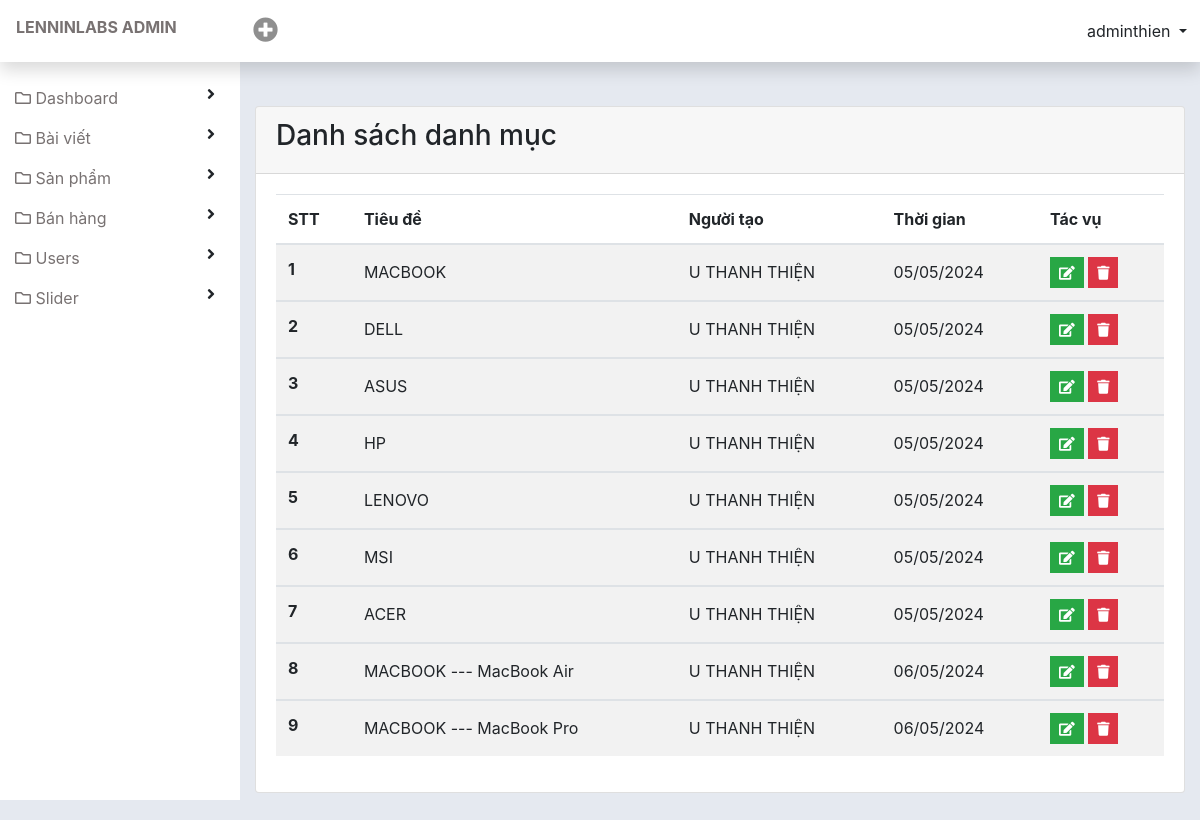
Page /admin/index.php?mod=product&controller=indexCategory (signed in) on the committed database.
### tables this page shows
CREATE TABLE IF NOT EXISTS `tbl_category` (
  `cat_id` int(11) NOT NULL AUTO_INCREMENT,
  `cat_title` varchar(255) NOT NULL,
  `cat_link` varchar(255) NOT NULL,
  `parent_id` int(11) NOT NULL,
  `level` int(11) NOT NULL,
  `creator` varchar(255) NOT NULL,
  `created_at` int(11) NOT NULL,
  `updated_at` int(11) NOT NULL,
  `update_user` varchar(50) NOT NULL,
  PRIMARY KEY (`cat_id`)
);

### admin/modules/product/controllers/indexCategoryController.php (called while the page is built, shortened)
<?php
function indexAction()
{
    $list_category = get_list_category();
    $data = array(
        'list_category' => $list_category,
    );
    load_view('indexCategory', $data);
}

### admin/core/router.php (called while the page is built, shortened)
<?php
$action_name = get_action() . 'Action';
call_function(array('construct', $action_name));

### admin/core/appload.php (called while the page is built, shortened)
<?php
require CONFIGPATH . DIRECTORY_SEPARATOR . 'database.php';
require LIBPATH . DIRECTORY_SEPARATOR . 'database.php';
require COREPATH . DIRECTORY_SEPARATOR . 'base.php';
require COREPATH . DIRECTORY_SEPARATOR . 'router.php';

### admin/index.php (called while the page is built, shortened)
<?php
require COREPATH.DIRECTORY_SEPARATOR.'appload.php';

### admin/libraries/database.php (called while the page is built, shortened)
<?php
function db_query($query_string)
{
    global $conn;
    $result = mysqli_query($conn, $query_string);
    return $result;
}
function db_fetch_array($query_string)
{
    $result = array();
    $mysqli_result = db_query($query_string);
    while ($row = mysqli_fetch_assoc($mysqli_result)) {
        $result[] = $row;
    }
    return $result;
}

### admin/modules/product/models/indexCategoryModel.php (called while the page is built, shortened)
<?php
function get_list_category()
{
    return db_fetch_array("select `cat_0`.`cat_id`, if(`cat_1`.`cat_title` is null, `cat_0`.`cat_title` ,concat(`cat_1`.`cat_title`,' --- ',`cat_0`.`cat_title`)) `cat_title`, `cat_0`.`parent_id`,`cat_0`.`creator`,`cat_0`.`created_at`
    from `tbl_category` cat_0
    LEFT JOIN `tbl_category` cat_1
    ON `cat_0`.`parent_id` = `cat_1`.`cat_id`");
}

### admin/modules/product/views/indexCategoryView.php (the view, shortened to what this page needs)
<div id="page-body" class="d-flex">
    <div id="wp-content">
        <div class="container-fluid py-5">
            <div class="card">
                <div class="card-header font-weight-bold">
                    <h3>Danh sách danh mục</h3>
                </div>
                <div class="card-body">
                    <?php
                    if (!empty($list_category)) {
                    ?>
                        <table class="table table-striped">
                            <thead>
                                <tr>
                                    <th scope="col">STT</th>
                                    <th scope="col">Tiêu đề</th>
                                    <th scope="col">Người tạo</th>
                                    <th scope="col">Thời gian</th>
                                    <th scope="col">Tác vụ</th>
                                </tr>
                            </thead>
                            <tbody>
                            <tbody>
                                <?php
                                $temp = 0;
                                foreach ($list_category as $item) {
                                    $temp++;
                                ?>
                                    <tr>
                                        <th scope="row"><?php echo $temp; ?></th>
                                        <td><?php echo $item['cat_title']; ?></td>
                                        <td><?php echo $item['creator']; ?></td>
                                        <td><?php if (!empty($item['created_at'])) echo date('d/m/Y', $item['created_at']); ?></td>
                                        <td>
                                            <a href="<?php echo "?mod=product&controller=indexCategory&action=update&cat_id={$item['cat_id']}"; ?>" class="btn btn-success btn-sm rounded-0 text-white" type="button" data-toggle="tooltip" data-placement="top" title="Edit"><i class="fa fa-edit"></i></a>
                                            <a href="<?php echo "?mod=product&controller=indexCategory&action=delete&cat_id={$item['cat_id']}"; ?>" class="btn btn-danger btn-sm rounded-0 text-white" type="button" data-toggle="tooltip" data-placement="top" title="Delete"><i class="fa fa-trash"></i></a>
                                        </td>
                                    </tr>
                            </tbody>
                        <?php
                                }
                        ?>
                        </table>
                    <?php
                    }
                    ?>
                </div>
            </div>
        </div>
    </div>
</div>
</div>

### admin/core/base.php (shortened to what this page needs)
<?php
function get_module()
{
    global $config;
    $module = isset($_GET['mod']) ? $_GET['mod'] : $config['default_module'];
    return $module;
}
function call_function($list_function = array()) {
    if (is_array($list_function)) {
        foreach ($list_function as $f) {
            if (is_string($f) && function_exists($f)) {
                $f();
            }
        }
    }
}
function load_view($name, $data_send = array())
{
    $path = MODULESPATH . DIRECTORY_SEPARATOR . get_module() . DIRECTORY_SEPARATOR . 'views' . DIRECTORY_SEPARATOR . $name . 'View.php';
    if (file_exists($path)) {
        require $path;
    } else {
        echo "Không tìm thấy {$path}";
    }
}
function get_header($name = '')
{
    global $data;
    if (empty($name)) {
        $name = 'header';
    } else {
        $name = "header-{$name}";
    }
    $path = LAYOUTPATH . DIRECTORY_SEPARATOR . $name . '.php';
    if (file_exists($path)) {
        if (is_array($data)) {
            foreach ($data as $key => $a) {
                $$key = $a;
            }
        }
        require $path;
    } else {
        echo "Không tìm thấy {$path}";
    }
}
function get_footer($name = '')
{
    global $data;
    if (empty($name)) {
        $name = 'footer';
    } else {
        $name = "footer-{$name}";
    }
    $path = LAYOUTPATH . DIRECTORY_SEPARATOR . $name . '.php';
    if (file_exists($path)) {
        if (is_array($data)) {
            foreach ($data as $key => $a) {
                $$key = $a;
            }
        }
        require $path;
    } else {
        echo "Không tìm thấy {$path}";
    }
}
function get_sidebar($name = '')
{
    global $data;
    if (empty($name)) {
        $name = 'sidebar';
    } else {
        $name = "sidebar-{$name}";
    }
    $path = LAYOUTPATH . DIRECTORY_SEPARATOR . $name . '.php';
    if (file_exists($path)) {
        if (is_array($data)) {
            foreach ($data as $key => $a) {
                $$key = $a;
            }
        }
        require $path;
    } else {
        echo "Không tìm thấy {$path}";
    }
}

### admin/public/css/style.css (style rules this page uses)
a { color: #787272; }
#wp-content { flex: auto; min-height: 100vh; padding-top: 3.625rem; padding-left: 15rem; }
#page-body { background-color: #e5e9f0; }
.table tr td { vertical-align: middle; }

### rows in the picture
tbl_category: cat_title "MACBOOK", creator "U THANH THIỆN", created_at "05/05/2024"
tbl_category: cat_title "DELL", creator "U THANH THIỆN", created_at "05/05/2024"
tbl_category: cat_title "ASUS", creator "U THANH THIỆN", created_at "05/05/2024"
tbl_category: cat_title "HP", creator "U THANH THIỆN", created_at "05/05/2024"
tbl_category: cat_title "LENOVO", creator "U THANH THIỆN", created_at "05/05/2024"
tbl_category: cat_title "MSI", creator "U THANH THIỆN", created_at "05/05/2024"
tbl_category: cat_title "ACER", creator "U THANH THIỆN", created_at "05/05/2024"
tbl_category: cat_title "MACBOOK --- MacBook Air", creator "U THANH THIỆN", created_at "06/05/2024"
tbl_category: cat_title "MACBOOK --- MacBook Pro", creator "U THANH THIỆN", created_at "06/05/2024"
